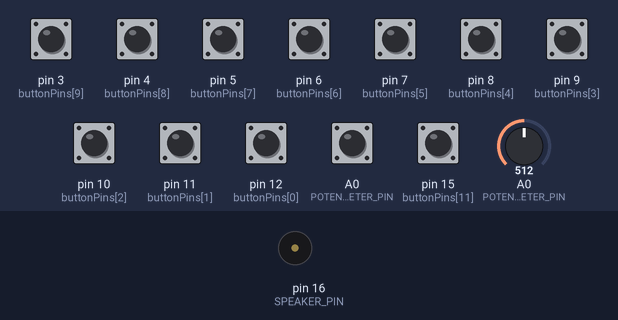
Bench run of a sketch on a simulated Arduino Uno, built with avr-gcc and run on an emulated ATmega328P. Shown: buzzer (waves = sounding). The inputs (shaded band) are chosen by the test bench; at power-on: A0 (POTENTIOMETER_PIN), pin 3 (buttonPins[9]), pin 4 (buttonPins[8]), pin 5 (buttonPins[7]), pin 6 (buttonPins[6]), pin 7 (buttonPins[5]), pin 8 (buttonPins[4]), pin 9 (buttonPins[3]), pin 10 (buttonPins[2]), pin 11 (buttonPins[1]), pin 12 (buttonPins[0]), pin 15 (buttonPins[11]) HIGH, A0 (POTENTIOMETER_PIN) = 512.

Above: at 1.2 s.
1.3 s: pin 3 (buttonPins[9]) pulled LOW for 1 s
At 1.5 s:
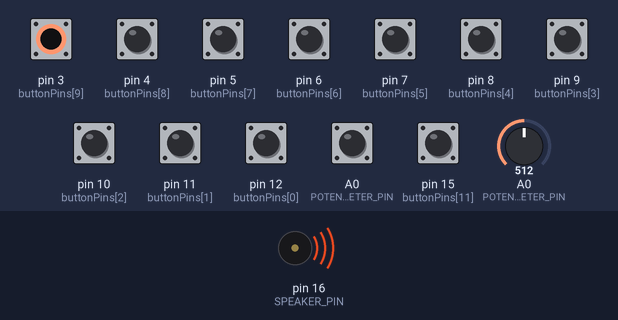
Timing chart, 0 to 4.3 s (numbered marks = the images above; inputs shaded):
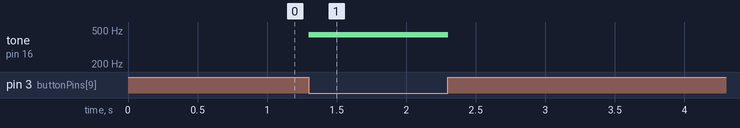

The sketch:

Sketch.ino
```cpp
#include "pitches.h" //file with the frequencies of notes in the fourth octave

#define SPEAKER_PIN 16       // defining the speaker pin
#define POTENTIOMETER_PIN A0 // defining the potentiometer pin

const int buttonPins[] = {12, 11, 10, 9, 8, 7, 6, 5, 4, 3, 14, 15}; // declares an array representing the pin numbers for buttons
// notes mapped to respective indices of the buttonPins array
const int Notes[] = {NOTE_C4, NOTE_CS4, NOTE_D4, NOTE_DS4, NOTE_E4, NOTE_F4,
                     NOTE_FS4, NOTE_G4, NOTE_GS4, NOTE_A4, NOTE_AS4, NOTE_B4};
const int NumNotes = sizeof(buttonPins) / sizeof(buttonPins[0]);

int potValue;

void setup()
{
  // Initialize pins and components
  initializePins();
}

void loop()
{
  // Read buttons, adjust pitch, and play notes
  int selectedNote = readButtons();

  if (selectedNote)
  {
    playNote(selectedNote);
  }
  else
  {
    stopSound();
  }

  potValue = analogRead(POTENTIOMETER_PIN);
  adjustPitchAndPlay(selectedNote);
}

void initializePins()
{
  // Set up button pins as inputs with pull-up resistors
  for (int i = 0; i < NumNotes; i++)
  {
    pinMode(buttonPins[i], INPUT_PULLUP);
  }
  pinMode(SPEAKER_PIN, OUTPUT); // Set the speaker pin as an output
}

int readButtons()
{
  // Check if any button is pressed and return the corresponding note
  for (int i = 0; i < NumNotes; i++)
  {
    if (digitalRead(buttonPins[i]) == LOW)
    {
      return Notes[i];
    }
  }
  return 0; // No button pressed
}

void playNote(int note)
{
  // Play a note on the speaker
  tone(SPEAKER_PIN, note);
}

void stopSound()
{
  // Stop the sound on the speaker
  noTone(SPEAKER_PIN);
}

void adjustPitchAndPlay(int note)
{
  if (note)
  {
    for (int i = 0; i < NumNotes; i++)
    {
      if (digitalRead(buttonPins[i]) == LOW)
      {
        int selectedNote = Notes[i];
        int adjustedNote = adjustPitch(selectedNote);
        playNoteForDuration(adjustedNote, 200);
        stopSound();
      }
    }
  }
}

int adjustPitch(int note)
{
  // Modify the pitch of a note based on the potentiometer reading
  int pitchRange = map(potValue, 0, 1023, -12, 12);
  return note + pitchRange;
}

void playNoteForDuration(int note, int duration)
{
  // Play a note for a specified duration
  playNote(note);
  delay(duration);
}
```

Pitches.h
```cpp
//frequency of the notes in all octaves

#define NOTE_B0  31
#define NOTE_C1  33
#define NOTE_CS1 35
#define NOTE_D1  37
#define NOTE_DS1 39
#define NOTE_E1  41
#define NOTE_F1  44
#define NOTE_FS1 46
#define NOTE_G1  49
#define NOTE_GS1 52
#define NOTE_A1  55
#define NOTE_AS1 58
#define NOTE_B1  62
#define NOTE_C2  65
#define NOTE_CS2 69
#define NOTE_D2  73
#define NOTE_DS2 78
#define NOTE_E2  82
#define NOTE_F2  87
#define NOTE_FS2 93
#define NOTE_G2  98
#define NOTE_GS2 104
#define NOTE_A2  110
#define NOTE_AS2 117
#define NOTE_B2  123
#define NOTE_C3  131
#define NOTE_CS3 139
#define NOTE_D3  147
#define NOTE_DS3 156
#define NOTE_E3  165
#define NOTE_F3  175
#define NOTE_FS3 185
#define NOTE_G3  196
#define NOTE_GS3 208
#define NOTE_A3  220
#define NOTE_AS3 233
#define NOTE_B3  247
#define NOTE_C4  262
#define NOTE_CS4 277
#define NOTE_D4  294
#define NOTE_DS4 311
#define NOTE_E4  330
#define NOTE_F4  349
#define NOTE_FS4 370
#define NOTE_G4  392
#define NOTE_GS4 415
#define NOTE_A4  440
#define NOTE_AS4 466
#define NOTE_B4  494
#define NOTE_C5  523
#define NOTE_CS5 554
#define NOTE_D5  587
#define NOTE_DS5 622
#define NOTE_E5  659
#define NOTE_F5  698
#define NOTE_FS5 740
#define NOTE_G5  784
#define NOTE_GS5 831
#define NOTE_A5  880
#define NOTE_AS5 932
#define NOTE_B5  988
#define NOTE_C6  1047
#define NOTE_CS6 1109
#define NOTE_D6  1175
#define NOTE_DS6 1245
#define NOTE_E6  1319
#define NOTE_F6  1397
#define NOTE_FS6 1480
#define NOTE_G6  1568
#define NOTE_GS6 1661
#define NOTE_A6  1760
#define NOTE_AS6 1865
#define NOTE_B6  1976
#define NOTE_C7  2093
#define NOTE_CS7 2217
#define NOTE_D7  2349
#define NOTE_DS7 2489
#define NOTE_E7  2637
#define NOTE_F7  2794
#define NOTE_FS7 2960
#define NOTE_G7  3136
#define NOTE_GS7 3322
#define NOTE_A7  3520
#define NOTE_AS7 3729
#define NOTE_B7  3951
```

Measured:
- after the input at 1.3 s, tone on pin 16 (SPEAKER_PIN): silent → 440 Hz at once, → silent 1.0 s later
